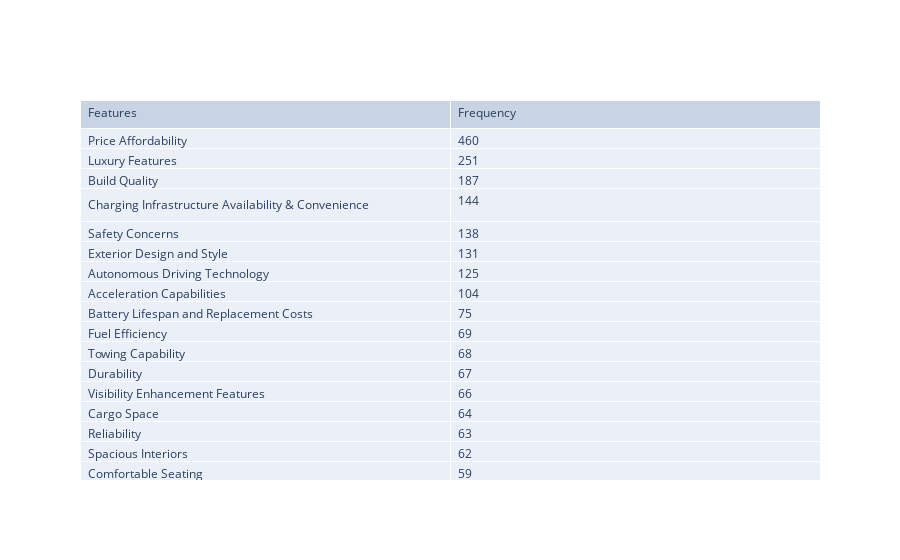

The cell this chart's notebook holds for it:
### Code cell
fig = go.Figure(data=[go.Table(
    header=dict(values=list(tab5.columns),
                #fill_color='paleturquoise',
                align='left'),
    cells=dict(values=[tab5.Features, tab5.Frequency],
               #fill_color='lavender',
               align='left'))
])

fig.show()

### Figure 1 — Plotly figure (JSON) as saved in the notebook; plotly's stock layout.template omitted (floating-point values rounded to 4 significant figures)
{"data": [{"cells": {"align": "left", "values": [["Price Affordability", "Luxury Features", "Build Quality", "Charging Infrastructure Availability & Convenience", "Safety Concerns", "Exterior Design and Style", "Autonomous Driving Technology", "Acceleration Capabilities", "Battery Lifespan and Replacement Costs", "Fuel Efficiency", "Towing Capability", "Durability", "Visibility Enhancement Features", "Cargo Space", "Reliability", "Spacious Interiors", "Comfortable Seating", "Legroom in Back Seats", "Range per Charge", "Handling", "Blind Spot Monitoring", "Technician Expertise", "Keyless Entry and Start", "HVAC and Ventilation System", "Infotainment System", "Environmental Sustainability"], [460, 251, 187, 144, 138, 131, 125, 104, 75, 69, 68, 67, 66, 64, 63, 62, 59, 52, 52, 45, 41, 41, 37, 36, 33, 20]]}, "header": {"align": "left", "values": ["Features", "Frequency"]}, "type": "table"}], "layout": {}}
